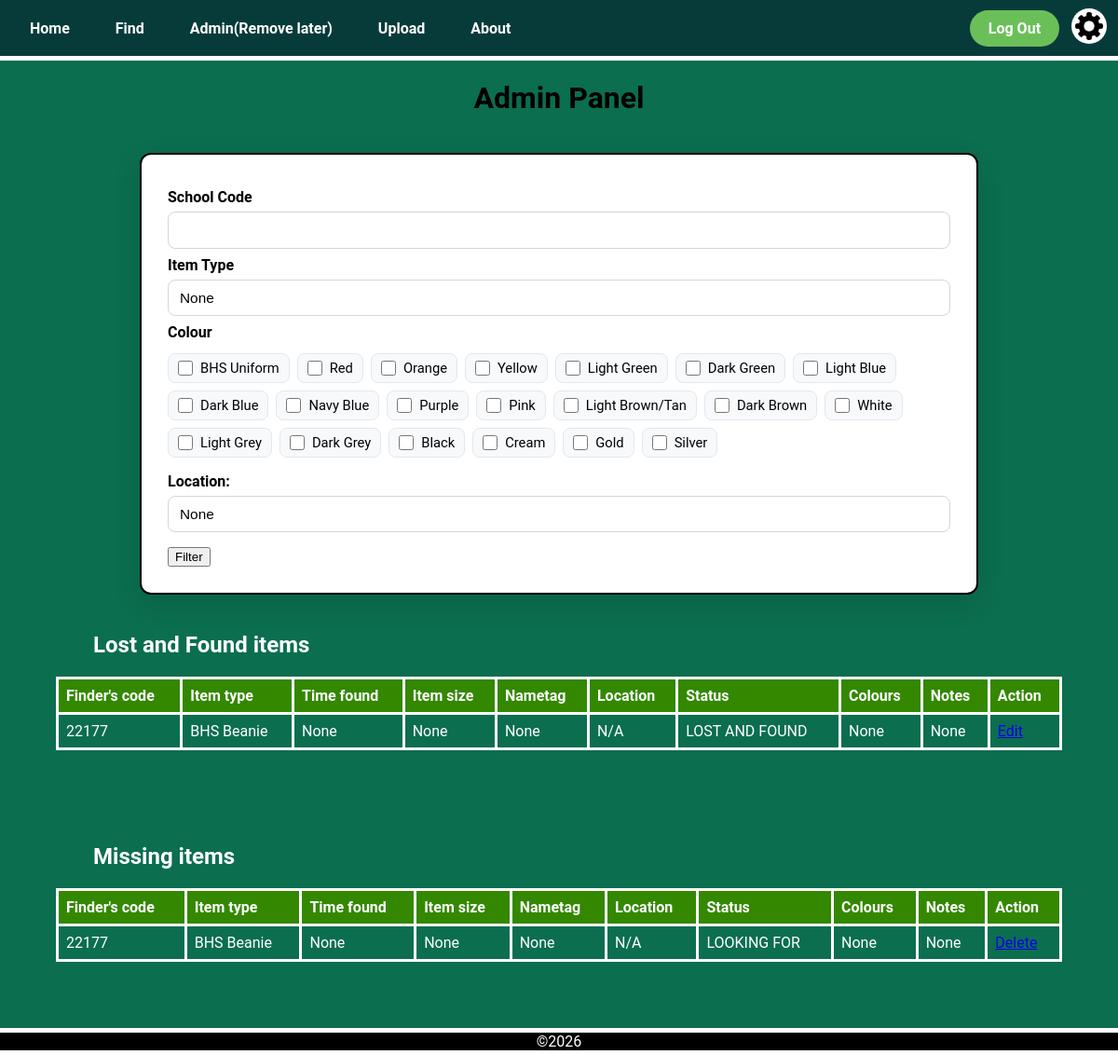
The page /admin (signed in) on the database its author committed.
### app.py (models this page shows)
class LostItem(db.Model):
    __tablename__ = 'lost_item'
    item_id = db.Column(db.Integer, primary_key=True)
    finder_id = db.Column(db.String(6), db.ForeignKey('user.user_id'))
    item_type = db.Column(db.String(50))
    time_found = db.Column(db.String(50))
    size = db.Column(db.String(50))
    nametag = db.Column(db.String(50))
    location = db.Column(db.String(50))
    status = db.Column(db.String(50))
    notes = db.Column(db.String(50))
    colours = db.relationship('Colour', secondary='lostitem_colour', backref='lost_items')

### app.py (the view, shortened to what this page needs)
@app.route('/admin', methods=['POST', 'GET'])
@login_required
def admin():
    if current_user.clearance > 1:   # Clearance check, Admins only
        return render_template('error.html',
                               title='Access Forbidden',
                               error_title='Forbidden',
                               error_message='You do not have permission to access this page')
    lost_and_found_query = LostItem.query.filter_by(status='LOST AND FOUND')
    missing_items_query = LostItem.query.filter_by(status='LOOKING FOR')
    returned_items_query = LostItem.query.filter_by(status='RETURNED')
    recieved_items_query = LostItem.query.filter_by(status='RETURNED')
    lost_and_found_items = lost_and_found_query.all()
    missing_items = missing_items_query.all()
    for item in lost_and_found_items + missing_items:
        item.colour_names = [colour.name for colour in item.colours]
    return render_template('admin.html', title='Admin',
                           lost_and_found_items=lost_and_found_items,
                           missing_items=missing_items)

### app.py (called while the page is built)
@login_manager.user_loader
def load_user(user_id):
    return User.query.get(int(user_id))

@app.context_processor
def inject_variables():
    return dict(show_footer=True,
                logged_in = current_user.is_authenticated)

@app.before_request
def before_request():
    if request.endpoint in ['logout', 'static']:
        return
    if current_user.is_authenticated is True:
            if current_user.clearance == 4:
                return render_template("error.html",
                                        title="Forbidden",
                                        error_title="Your account has been disabled",
                                        error_message="Please contact an admin")

### templates/admin.html (shortened to what this page needs)
{% extends "layout.html" %}
{% block content %}
<h1 class="title">
    Admin Panel
</h1>
<form method="post" action="/admin">
    <div class="upload_form">
        <h2 class="upload_form_subtitle">School Code</h2>
        <input class='upload_text_box' type="text" name="finder_id" maxlength="6">
        <h2 class="upload_form_subtitle">Item Type</h2>
        <select name="item_type" class="upload_type_dropdown">
            <option value="None">None</option>
        </select>
        <h2 class="upload_form_subtitle">Colour</h2>
        <fieldset class='upload_colour_selection'>
            <label>
                <input type="checkbox" name="colours[]" value="BHS Uniform"> BHS Uniform
            </label>
            <label>
                <input type="checkbox" name="colours[]" value="Red"> Red
            </label>
            <label>
                <input type="checkbox" name="colours[]" value="Orange"> Orange
            </label>
            <label>
                <input type="checkbox" name="colours[]" value="Yellow"> Yellow
            </label>
            <label>
                <input type="checkbox" name="colours[]" value="Light Green"> Light Green
            </label>
            <label>
                <input type="checkbox" name="colours[]" value="Dark Green"> Dark Green
            </label>
            <label>
                <input type="checkbox" name="colours[]" value="Light Blue"> Light Blue
            </label>
            <label>
                <input type="checkbox" name="colours[]" value="Dark Blue"> Dark Blue
            </label>
            <label>
                <input type="checkbox" name="colours[]" value="Navy Blue"> Navy Blue
            </label>
            <label>
                <input type="checkbox" name="colours[]" value="Purple"> Purple
            </label>
            <label>
                <input type="checkbox" name="colours[]" value="Pink"> Pink
            </label>
            <label>
                <input type="checkbox" name="colours[]" value="Light Brown/Tan"> Light Brown/Tan
            </label>
            <label>
                <input type="checkbox" name="colours[]" value="Dark Brown"> Dark Brown
            </label>
            <label>
                <input type="checkbox" name="colours[]" value="White"> White
            </label>
            <label>
                <input type="checkbox" name="colours[]" value="Light Grey"> Light Grey
            </label>
            <label>
                <input type="checkbox" name="colours[]" value="Dark Grey"> Dark Grey
            </label>
            <label>
                <input type="checkbox" name="colours[]" value="Black"> Black
            </label>
            <label>
                <input type="checkbox" name="colours[]" value="Cream"> Cream
            </label>
            <label>
                <input type="checkbox" name="colours[]" value="Gold"> Gold
            </label>
            <label>
                <input type="checkbox" name="colours[]" value="Silver"> Silver
            </label>
        </fieldset>
        <h2 class="upload_form_subtitle">Location:</h2>
        <select name="location" class="upload_type_dropdown">
            <option value="None">None</option>
        </select>
        <input class='upload_submit_button' type="submit" value="Filter">
    </div>
</form>
<table class="item_info_table">
  <h2 class="sub_heading">Lost and Found items</h2>
    <tr>
      <th class="item_info_header">Finder's code</th>
      <th class="item_info_header">Item type</th>
      <th class="item_info_header">Time found</th>
      <th class="item_info_header">Item size</th>
      <th class="item_info_header">Nametag</th>
      <th class="item_info_header">Location</th>
      <th class="item_info_header">Status</th>
      <th class="item_info_header">Colours</th>
      <th class="item_info_header">Notes</th>
      <th class="item_info_header">Action</th>
    </tr>
    {% for item in lost_and_found_items %}
    <tr class="item_info_row">
      <td>{{item.finder_id}}</td>
      <td>{{item.item_type}}</td>
      <td>
        {% if item.time_found is not none %}
          ({{ item.time_found[11:16] }})<br>{{ item.time_found[8:10] }}/{{ item.time_found[5:7] }}/{{ item.time_found[0:4] }}
        {% else %}
          {{item.time_found}}
        {% endif %}
      </td>
      <td>{{item.size}}</td>
      <td>{{item.nametag}}</td>
      <td>{{item.location}}</td>
      <td>{{item.status}}</td>
            <td>
        {% if item.colour_names %}
            {% for colour in item.colour_names %}
              {{ colour }},
            {% endfor %}
        {% else %}
          None
        {% endif %}
      </td>
      <td>{{item.notes}}</td>
      <td class="edit_item_button"><a href="/item/{{item.item_id}}">Edit</a></td>
    </tr>
    {% endfor %}
</table>
<table class="item_info_table">
    <h2 class="sub_heading">Missing items</h2>
    <tr>
      <th class="item_info_header">Finder's code</th>
      <th class="item_info_header">Item type</th>
      <th class="item_info_header">Time found</th>
      <th class="item_info_header">Item size</th>
      <th class="item_info_header">Nametag</th>
      <th class="item_info_header">Location</th>
      <th class="item_info_header">Status</th>
      <th class="item_info_header">Colours</th>
      <th class="item_info_header">Notes</th>
      <th class="item_info_header">Action</th>
    </tr>
    {% for item in missing_items %}
    <tr class="item_info_row">
      <td>{{item.finder_id}}</td>
      <td>{{item.item_type}}</td>
      <td>
        {% if item.time_found is not none %}
          ({{ item.time_found[11:16] }})<br>{{ item.time_found[8:10] }}/{{ item.time_found[5:7] }}/{{ item.time_found[0:4] }}
        {% else %}
          {{item.time_found}}
        {% endif %}
      </td>
      <td>{{item.size}}</td>
      <td>{{item.nametag}}</td>
      <td>{{item.location}}</td>
      <td>{{item.status}}</td>
      <td>
        {% if colour_names %}
            {% for colour in colour_names %}
              {{ colour }},
            {% endfor %}
        {% else %}
          None
        {% endif %}
      </td>
      <td>{{item.notes}}</td>
      <td class="edit_item_button">
        <a href="/item/{{item.item_id}}/delete">Delete</a>
      </td>
    </tr>
    {% endfor %}
</table>
{% endblock %}

### static/css/style.css (style rules this page uses)
body { background-color: var(--dark-emerald); font-family: "Roboto", sans-serif; margin: 0; padding: 0; color: black; }
.title { text-align: center; }
:root { --dark-teal: #073b3aff; --dark-emerald: #0b6e4fff; --medium-jungle: #08a045ff; --moss-green: #6bbf59ff; --soft-fawn: #ddb771ff; --transition-time: 0.4s; }
.sub_heading { text-align: left; color: white; margin-left: 100px; }
.item_info_table { border-collapse: collapse; width: 90%; margin: 0 auto 100px auto; text-align: left; color: #FFFFFF; border: 3px solid white; }
.item_info_table th { border: 3px solid white; text-align: left; padding: 8px; }
.item_info_table td { border: 3px solid white; text-align: left; padding: 8px; }
.item_info_header { background-color: #338800; }
.upload_form { background-color: #ffffff; max-width: 900px; margin: 2.5rem auto; padding: 1.75rem; border-radius: 12px; box-shadow: 0 10px 30px rgba(2,6,23,0.12); border: 2px solid black; color: black; box-sizing: border-box; }
.upload_form h2.upload_form_subtitle { margin: 0.5rem 0 0.35rem 0; font-size: 1rem; color: black; font-weight: 700; }
.upload_type_dropdown, .upload_datetime, .upload_text_box, .upload_form input[type="text"] { width: 100%; padding: 10px 12px; border-radius: 8px; border: 1px solid #d0d6dc; background-color: #ffffff; box-sizing: border-box; font-size: 0.96rem; }
.upload_type_dropdown { appearance: none; }
.upload_colour_selection { display: flex; flex-wrap: wrap; gap: 0.5rem; padding: 0.5rem 0; border: none; margin: 0 0 0.5rem 0; }
.upload_colour_selection label { display: inline-flex; align-items: center; gap: 0.5rem; padding: 6px 10px; border-radius: 8px; background: #f7f9fb; border: 1px solid #e3e8ee; cursor: pointer; font-size: 0.92rem; }
.upload_colour_selection input[type="checkbox"] { margin: 0; width: 16px; height: 16px; accent-color: var(--medium-jungle); }
.upload_submit_button { display: flex; justify-content: center; margin-top: 1rem; }

### rows shown on the page
LostItem: finder_id "22177", item_type "BHS Beanie", time_found "None", size "None", nametag "None", location "N/A", status "LOST AND FOUND", notes "None"
LostItem: finder_id "22177", item_type "BHS Beanie", time_found "None", size "None", nametag "None", location "N/A", status "LOOKING FOR", notes "None"
